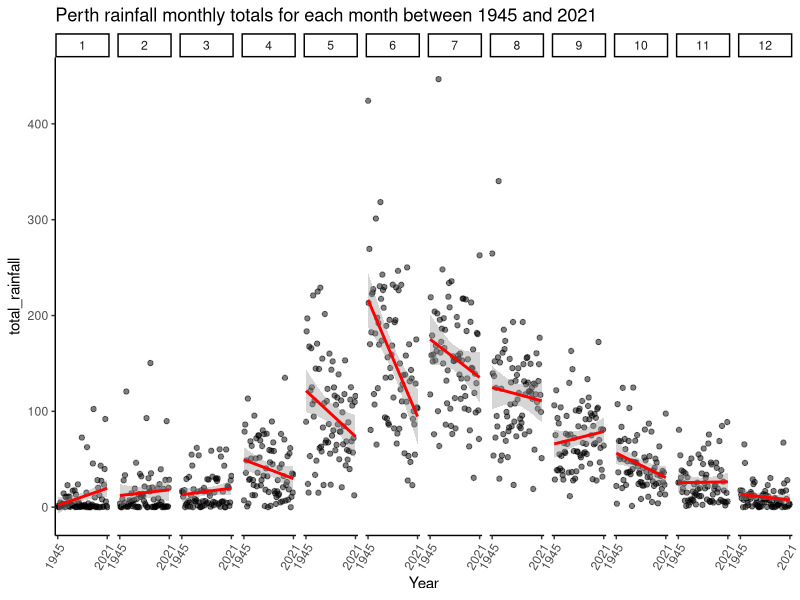
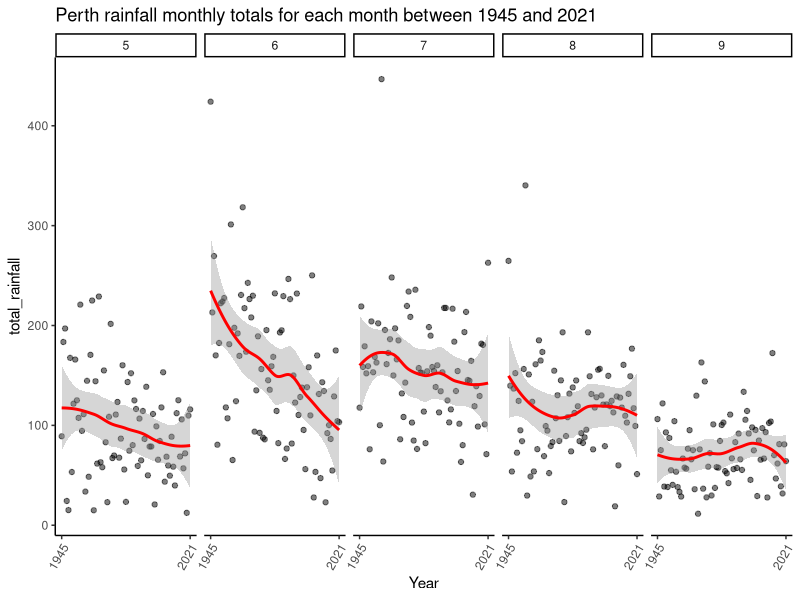
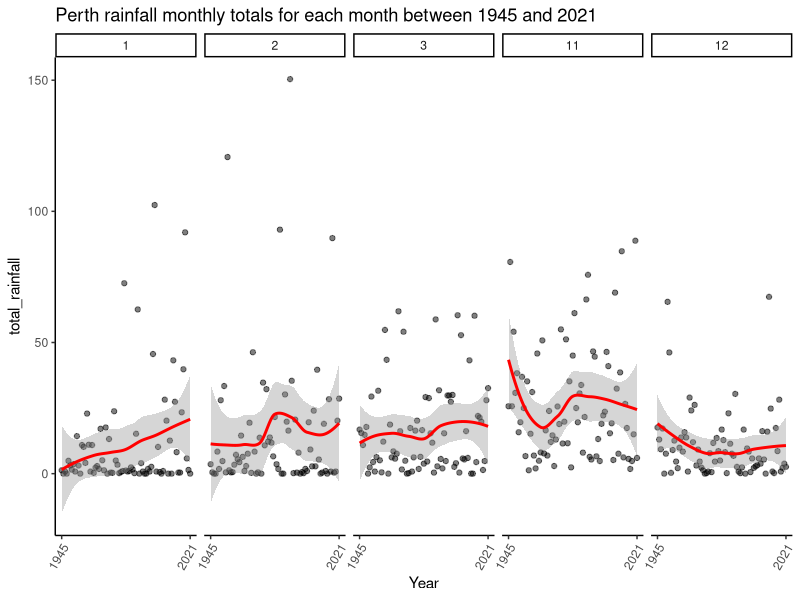
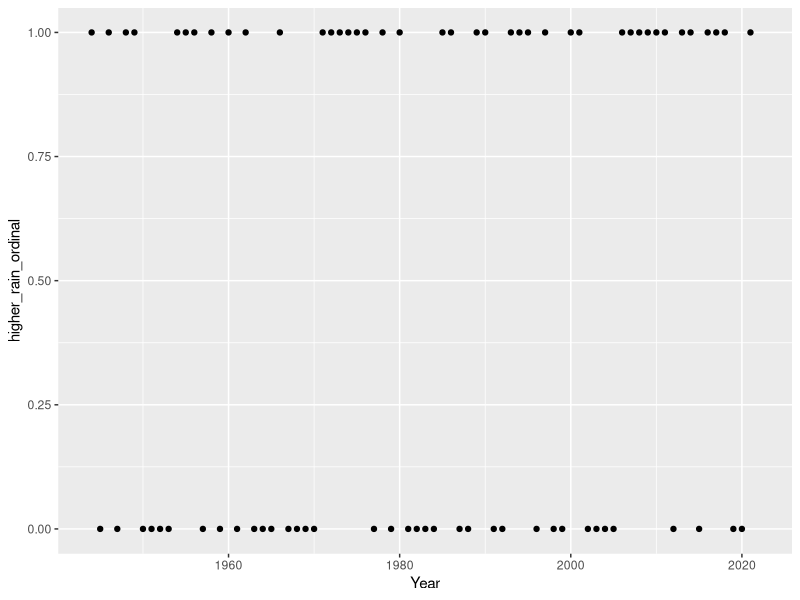
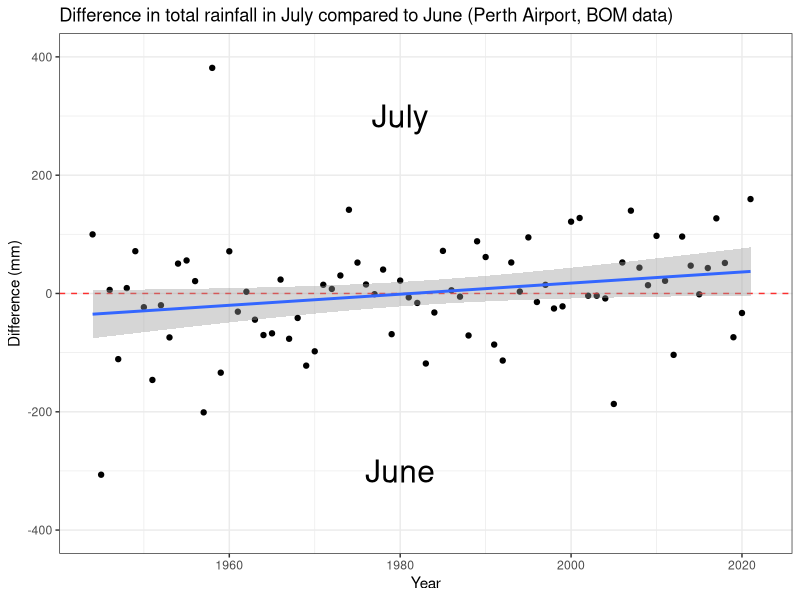
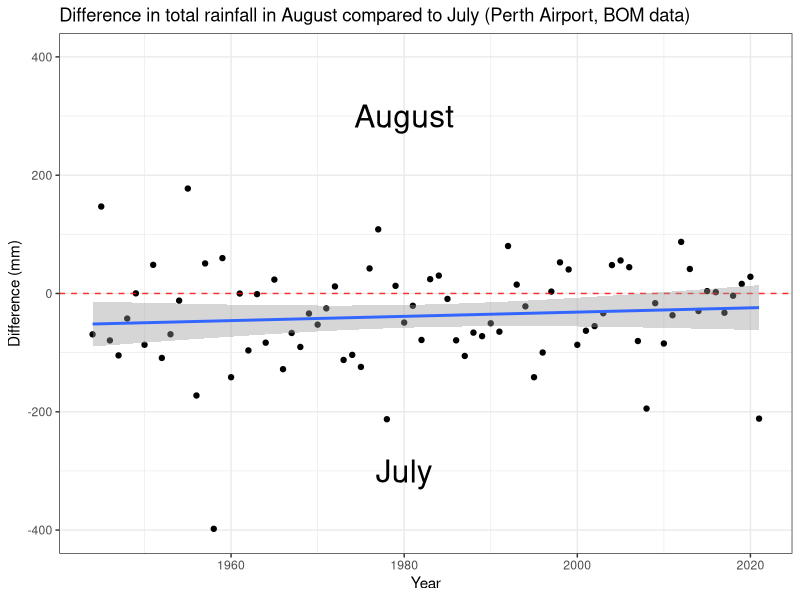
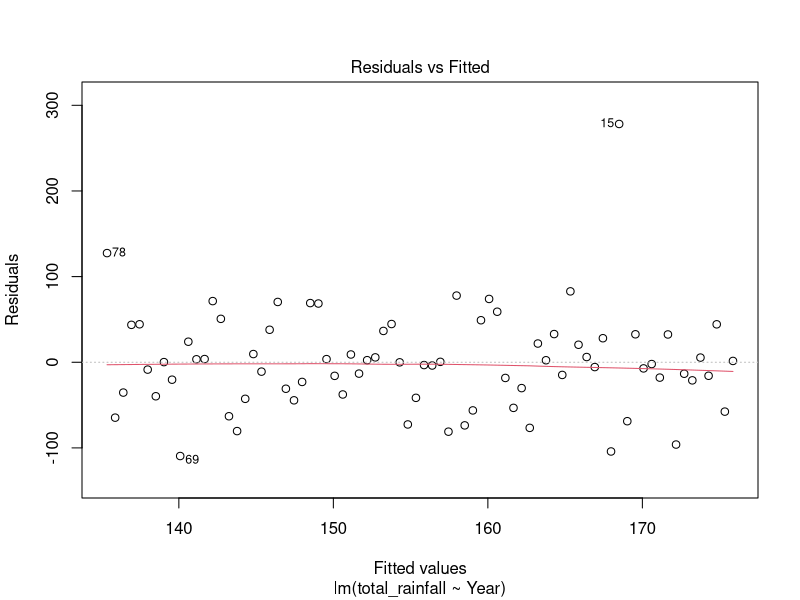
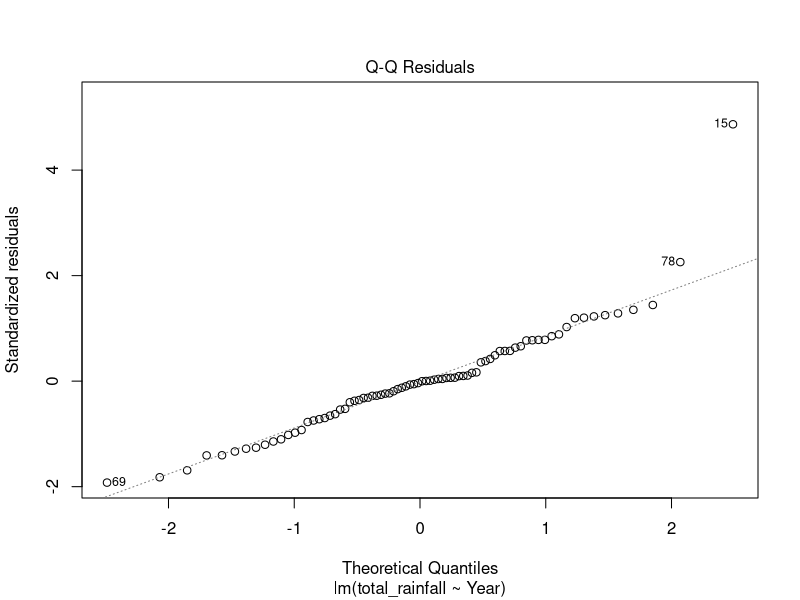

Here is the R script that generated these plots, in order:
## ---- chunk 1
suppressMessages(library(data.table))
suppressMessages(library(tidyverse))
suppressMessages(library(splines))
## ---- chunk 2
rain <- fread("airport_data/IDCJAC0009_009021_1800_Data.csv")
rain <- rain %>% drop_na("Rainfall amount (millimetres)")
## ---- chunk 3
min_year = rain$Year %>% min
max_year = rain$Year %>% max
rainfall_totals <- rain %>% 
	group_by(Year, Month) %>% 
	summarise(total_rainfall = sum(`Rainfall amount (millimetres)`))

rainfall_totals %>% 
	filter(Year != 1944, Year != 2022) %>% 
	ggplot(aes(Year, total_rainfall)) + 
	facet_grid(cols=vars(Month)) +
	geom_point(alpha = 0.5) +
	geom_smooth(method="lm", colour = "red") +
	theme_classic() +
	theme(axis.text.x=element_text(angle=60,hjust=1)) +
	scale_x_continuous(breaks = c(min_year+1, max_year-1)) +
	ggtitle("Perth rainfall monthly totals for each month between 1945 and 2021")
#ggsave("monthly_totals_regressed_year_as_predictor.png")
## ---- chunk 4
rainfall_totals %>% 
	filter(Year != 1944, Year != 2022) %>% 
	filter(Month > 4, Month <= 9) %>% 
	ggplot(aes(Year, total_rainfall)) + 
	facet_grid(cols=vars(Month)) +
	geom_point(alpha = 0.5) +
	geom_smooth(method="loess", colour = "red") +
	theme_classic() +
	theme(axis.text.x=element_text(angle=60,hjust=1)) +
	scale_x_continuous(breaks = c(min_year+1, max_year-1)) +
	ggtitle("Perth rainfall monthly totals for each month between 1945 and 2021")
rainfall_totals %>% 
	filter(Year != 1944, Year != 2022) %>% 
	filter(Month < 4 | Month > 10) %>% 
	ggplot(aes(Year, total_rainfall)) + 
	facet_grid(cols=vars(Month)) +
	geom_point(alpha = 0.5) +
	geom_smooth(method="loess", colour = "red") +
	theme_classic() +
	theme(axis.text.x=element_text(angle=60,hjust=1)) +
	scale_x_continuous(breaks = c(min_year+1, max_year-1)) +
	ggtitle("Perth rainfall monthly totals for each month between 1945 and 2021")
## ---- chunk 5
rainfall_totals_june_july_higher <- rainfall_totals %>% 
	filter(Month > 5, Month < 8) %>% 
	#cols become Year june july
	pivot_wider(names_from = c(Month), values_from = total_rainfall) %>% 
	mutate(higher_rain = case_when(
		`6` > `7` ~ "June",
		`7` > `6` ~ "July",
	)) %>% 
	mutate(higher_rain_ordinal = case_when(
		higher_rain == "June" ~ 0,
		higher_rain == "July" ~ 1
	)) %>% 
	mutate(delta = `7` - `6`)
rainfall_totals_june_july_higher %>% 
	ggplot(aes(Year, higher_rain_ordinal)) +
	geom_point()

rainfall_totals_june_july_higher %>% 
	ggplot(aes(Year, delta)) +
	geom_point() +
	geom_hline(yintercept = 0, linetype = 'dashed', alpha = 0.8, colour = "red") +
	geom_smooth(method="glm") +
	ggtitle("Difference in total rainfall in July compared to June (Perth Airport, BOM data)") +
	ylab("Difference (mm)") +
	theme_bw() +
	ylim(-400,400) +
	annotate("text", label = "July", x = 1980, y = 300, size = 8) +
	annotate("text", label = "June", x = 1980, y = -300, size = 8)
#ggsave("Difference in total rainfall in July compared to June.png")
## ---- chunk 6
m.rainfall_totals_june_july_higher <- glm(delta ~ Year, data = rainfall_totals_june_july_higher)
summary(m.rainfall_totals_june_july_higher)
## ---- chunk 7
rainfall_totals_july_august_higher <- rainfall_totals %>% 
	filter(Month > 6, Month < 9) %>% 
	#cols become Year june july
	pivot_wider(names_from = c(Month), values_from = total_rainfall) %>% 
	mutate(higher_rain = case_when(
		`7` > `8` ~ "July",
		`8` > `7` ~ "August"
	)) %>% 
	mutate(higher_rain_ordinal = case_when(
		higher_rain == "July" ~ 0,
		higher_rain == "August" ~ 1
	)) %>% 
	mutate(delta = `8` - `7`)

rainfall_totals_july_august_higher %>% 
	ggplot(aes(Year, delta)) +
	geom_point() +
	geom_hline(yintercept = 0, linetype = 'dashed', alpha = 0.8, colour = "red") +
	geom_smooth(method="glm") +
	ggtitle("Difference in total rainfall in August compared to July (Perth Airport, BOM data)") +
	ylab("Difference (mm)") +
	theme_bw() +
	ylim(-400,400) +
	annotate("text", label = "August", x = 1980, y = 300, size = 8) +
	annotate("text", label = "July", x = 1980, y = -300, size = 8)
#ggsave("Difference in total rainfall in August compared to July")
## ---- chunk 8
m.rainfall_totals_july_august_higher <- glm(delta ~ Year, data = rainfall_totals_july_august_higher)
summary(m.rainfall_totals_july_august_higher)
## ---- chunk 9
test_july = rainfall_totals %>% filter(Month == 7)
july_rainfall_vs_year <- lm(total_rainfall ~ Year, data = test_july)
july_rainfall_vs_year %>% summary()
plot(july_rainfall_vs_year)
## ---- chunk 10
test_dec = rainfall_totals %>% filter(Month == 12)
dec_rainfall_vs_year <- lm(total_rainfall ~ Year, data = test_dec)
dec_rainfall_vs_year %>% summary()
plot(dec_rainfall_vs_year)
predict(dec_rainfall_vs_year, list(Year = 2021), interval = "confidence")
## ---- chunk 11
summary(dec_rainfall_vs_year)$coefficients[2,]
## ---- chunk 12
models.year_vs_rainfall_per_month <- rainfall_totals %>% 
	mutate(Year = Year - 1945) %>% 
	group_by(Month) %>% 
	group_modify(~ broom::tidy(lm(total_rainfall ~ Year, data = .)))
models.year_vs_rainfall_per_month
## ---- chunk 13
models.year_vs_rainfall_per_month %>% 
	filter(term == "Year") %>% 
	ggplot(aes(Month, estimate, ymin=estimate-std.error, ymax=estimate+std.error, colour = -log10(p.value))) + 
	theme_classic() +
	geom_point() +
	geom_pointrange() +
	ggtitle("Estimated change in average total monthly rainfall per year") +
	ylab("estimated change rainfall (mm)") +
	scale_x_continuous(breaks = 1:12)
#ggsave("Estimated_change_in_average_total_monthly_rainfall_per_year.png")
## ---- chunk 14
models.year_vs_rainfall_per_month %>% 
	filter(term == "(Intercept)") %>% 
	ggplot(aes(Month, estimate, ymin=estimate-std.error, ymax=estimate+std.error, colour = -log10(p.value))) + 
	geom_point() +
	geom_pointrange() +
	ggtitle("Estimate for mean rainfall at Perth Airport in 1945 (intercept estimates)") +
	theme_classic()
## ---- chunk 15
models.year_vs_rainfall_per_month %>% 
	pivot_wider(names_from = c(term), values_from = c("estimate","std.error","statistic","p.value")) %>% 
	mutate(estimate_2021 = `estimate_(Intercept)` + 76*`estimate_Year`) %>% 
	ggplot(aes(Month, estimate_2021, colour = -log10(p.value_Year))) + 
	geom_point() +
	ggtitle("Estimate for mean rainfall at Perth Airport in 2021") +
	theme_classic()
## ---- chunk 16
Years <- c(1945,1970,2021)
models.year_vs_rainfall_per_month.predictions.CI <- rainfall_totals %>% 
	group_by(Month) %>% 
	group_modify(
		~ as.data.frame(predict(
				lm(total_rainfall ~ Year, data = .), list(Year = Years), interval = "confidence"
			))) %>% 
	mutate(Year = Years)

models.year_vs_rainfall_per_month.predictions.CI %>% 
	ggplot(aes(Month, fit, colour = Year, group = Year)) + 
	geom_point() + geom_line() +
	theme_classic() +
	ggtitle("Monthly average total rainfall estimate predicted from per month model\nfor 1945, 1970, and 2021 (Perth Airport)") +
	ylab("Estimated rainfall total (mm)") +
	scale_x_continuous(breaks = 1:12)
#ggsave("monthly_total_rain_est_predicted_from_per_month_models.png")
## ---- chunk 17
#need Month as factor for this to work
rainfall_totals_cat_month <- rainfall_totals %>% 
	mutate(Month = as.factor(Month)) %>% 
	mutate(Month = fct_relevel(Month, as.character(1:12)))
month_predict_rainfall <- lm(total_rainfall ~ Month + Year, data = rainfall_totals_cat_month)
summary(month_predict_rainfall)
## ---- chunk 18
plot(month_predict_rainfall)
## ---- chunk 19
month_predict_rainfall_monthnumeric <- lm(total_rainfall ~ Month + Year, data = rainfall_totals)
summary(month_predict_rainfall_monthnumeric)
plot(month_predict_rainfall_monthnumeric)
## ---- chunk 20
rain <- rain %>% 
	mutate(did_rain = `Rainfall amount (millimetres)` > 0)

rainy_days <- rain %>% 
	group_by(Month, Day) %>% 
	summarise(number_of_rainy_days = sum(did_rain), days_observed = n()) %>% 
	mutate(proportion_rained = number_of_rainy_days/days_observed)
rainy_days
## ---- chunk 21
rainy_days %>% 
	ggplot(aes(x=Day, y=proportion_rained)) +
	geom_point() + facet_grid(cols=vars(Month), space="free") +
	theme_classic() + geom_smooth()
## ---- chunk 22
rainy_days %>% 
	ggplot(aes(x=Month, y=proportion_rained, group = factor(Month))) +
	geom_boxplot()
## ---- chunk 23
rain %>% 
	filter(Month == 6) %>% 
	ggplot(aes(Day, `Rainfall amount (millimetres)`)) +
	geom_point()
rainy_days %>% 
	filter(Month == 6) %>% 
	ggplot(aes(Day, proportion_rained)) +
	geom_point()
rainy_days %>% 
	filter(Month == 7) %>% 
	ggplot(aes(Day, proportion_rained)) +
	geom_point()
rainy_days %>% 
	filter(Month == 8) %>% 
	ggplot(aes(Day, proportion_rained)) +
	geom_point()
## ---- chunk 24
rainy_days
## ---- chunk 25
rainy_days$index <- 1:length(rainy_days$Day)
rainy_days <- rainy_days %>% mutate(date_str = str_c(Day, Month, sep = "/"))
#custom_breaks = seq(1,366,31)
custom_breaks = c(
	1,32,32+29,32+29+31,92+30,153,153+30,214,245,275,306,336,366
)
rainy_days %>% 
	ggplot(aes(index, proportion_rained*100)) +
	geom_point() +
	geom_smooth(span=0.5) +
	scale_y_continuous(breaks = seq(0,1,0.1)*100) +
	ylab("Percentage of days with any rain") +
	xlab("Date") +
	scale_x_continuous(breaks = custom_breaks, labels = rainy_days$date_str[custom_breaks]) +
	ggtitle("Should you plan to go outside? Percent chance of any rain for Perth Airport") +
	theme_bw()
#ggsave("Percent chance of any rain for Perth Airport.png", width = 10, height = 7)
## ---- chunk 26
m.loess <- loess(proportion_rained ~ index, data = rainy_days, span=0.5)


X <- rainy_days$index
Y <- predict(m.loess, X)
plot(X, rainy_days$proportion_rained, xlab = "day", ylab = "proportion (0 to 1)", main="proportion of rainy days (Perth Airport)")
points(X,Y, type = "l")

dY <- diff(Y)/diff(X)
dX <- rowMeans(embed(X,2))

plot(dX, abs(dY), type="l", xlab = "day", ylab = "absolute rate of change", main = "rate of change in proportion of rainy days (Perth Airport)")
## ---- chunk 27

